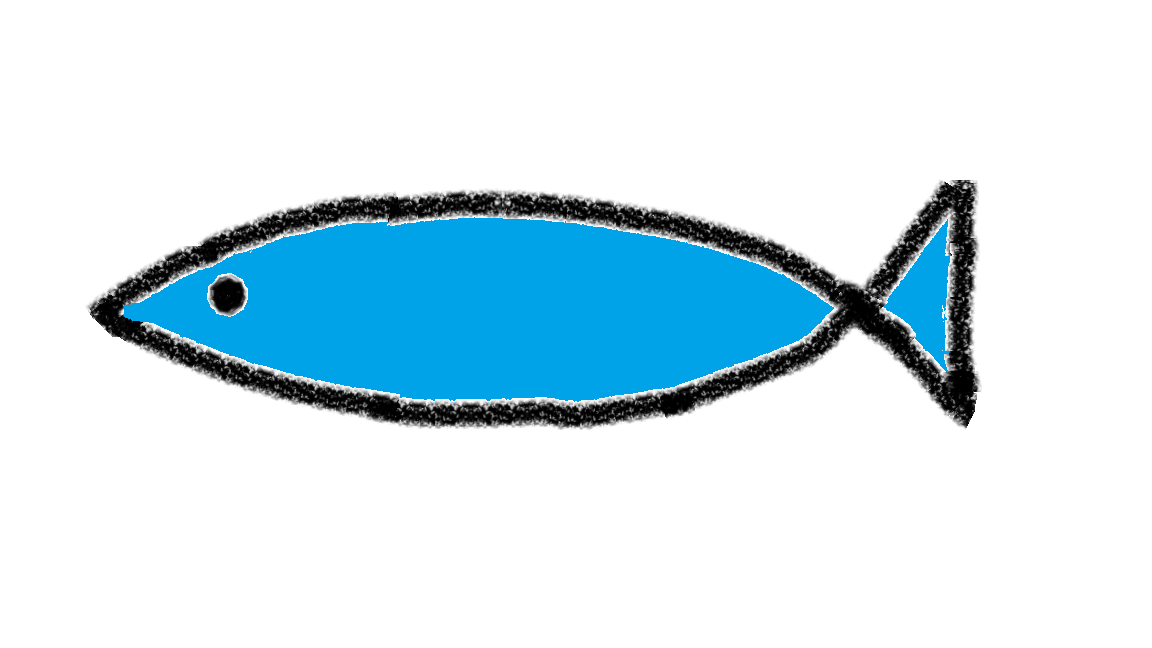
#> input picture 2022.09.15 (numpy, PIL)/img/고등어.png, 1152 x 648 px, found by its file name; the run also reads 1 picture not shown here
$ jupyter execute --allow-errors '01 jpg_png 처리_중요.ipynb'
#> lines starting #> are read from the running program, lines starting #| are printed output that depends on the picture
##### 이미지자료
- 프로그램은 확장자 (.뒤에글자)로서 연결할 프로그램을 찾음
- 하지만 프로그램의 성격은 저장시에 헤더값(soi)으로 같이 저장됨으로 프로그램실행시에 이 헤더값(soi)을 확인해서 그 헤더값에 따라 파일의 종류를 알게됨.  즉 엑셀자료 .xlsx를 확장자만 .jpg로 변경하면 실행프로그램은 그림판이 실행되지만
- 프로그램을 열면서 헤더를 보면 엑셀자료이기때문에 그림판에서 '손상된 자료로' 나옴
- 인공지능에서 처리되는 이미지는 일반적으로 jpg임. jpg의 헤더가 일치하는 자료의 모음이 필요함

[cell 1]
from PIL import Image
import numpy as np
import matplotlib.pyplot as plt
#> (the rest of this cell did not finish here and is left out)

[cell 2]
from PIL import Image
import numpy as np
#> (the rest of this cell did not finish here and is left out)

[cell 3]
from PIL import Image
import numpy as np
img=Image.open('고등어.png')  # 4채널이지만 투명배경을 지원하지 않는 자료
#> img is the input picture: PIL image 1152x648 RGBA; mean R, G, B, A 208.6, 229.2, 238.1, 255
img=img.resize((8,8))
print(np.shape(img))
#| (8, 8, 4)
np.array(img)

[cell 4]
from PIL import Image
import numpy as np
img=Image.open('고등어.jpg')  # 4채널이지만 투명배경을 지원하지 않는 자료
img=img.resize((8,8))
print(np.shape(img))
#| (8, 8, 4)
np.array(img)

[cell 5]
#### npy와 같은 배열자료로 갖고 다닐수 있음.
### 성격과 배열갯수가 같아야함.

imgs=[]
#> (the rest of this cell did not finish here and is left out)

[cell 6]
imgs

#> (a cell that did not finish here is left out)

#> (a cell that did not finish here is left out)

[cell 9]
type(imgs)

#> (a cell that did not finish here is left out)

#> (a cell that did not finish here is left out)

#> (a cell that did not finish here is left out)

[cell 13]
from glob import glob
fileList=glob('./img/*.jpg')
#> fileList = ['./img/namecard1.jpg', './img/namecard2.jpg', './img/poker.jpg', './img/고등어.jpg']
fileList=glob('*.jpg')
fileList

[cell 14]
from glob import glob
fileList=glob('./img/*.jpg')
for x  in fileList:
    img=Image.open(x).resize((100,100))
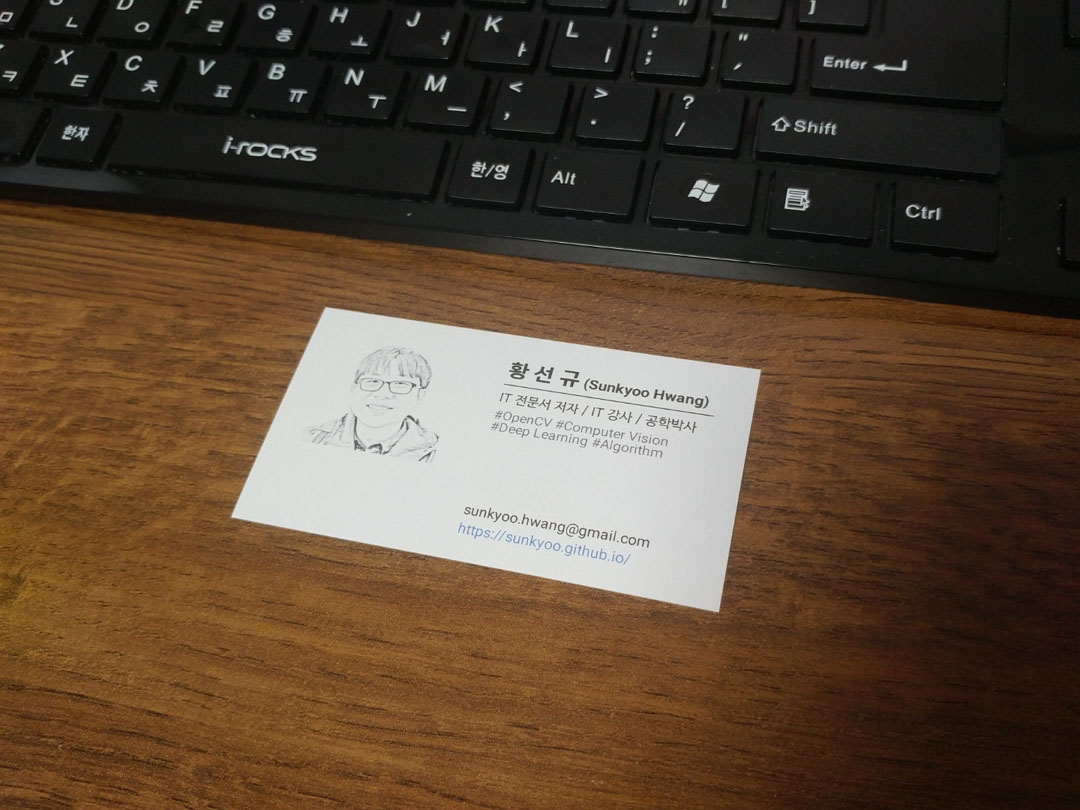
#> input picture 2022.09.15 (numpy, PIL)/img/namecard1.jpg, 1080 x 810 px
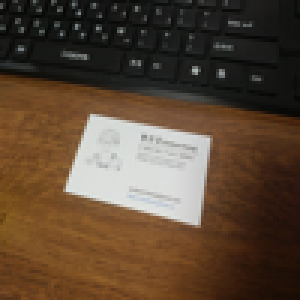
#> img: PIL image 100x100 RGB (shown 3 times larger); mean R, G, B 90.7, 71.1, 53.2
    if np.shape(img)[2]!=3:
        print(x)
#> pass 2 of the loop `for x  in fileList:`:
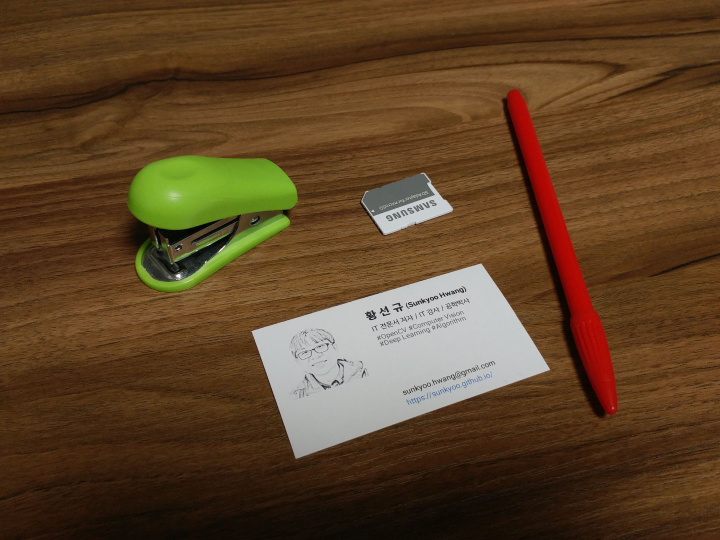
#> input picture 2022.09.15 (numpy, PIL)/img/namecard2.jpg, 1440 x 1080 px (shown at 1/2 size)
#> `img=Image.open(x).resize((100,100))`:
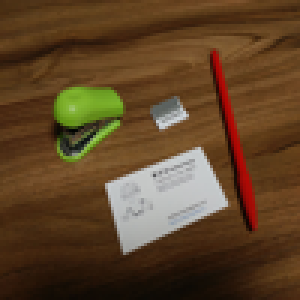
#> img: PIL image 100x100 RGB (shown 3 times larger); mean R, G, B 94, 67.6, 39.6
#> pass 3 of the loop `for x  in fileList:`:
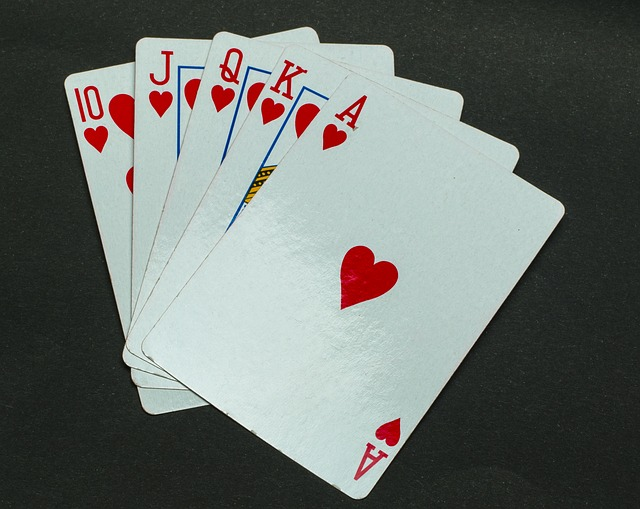
#> input picture 2022.09.15 (numpy, PIL)/img/poker.jpg, 640 x 509 px
#> `img=Image.open(x).resize((100,100))`:
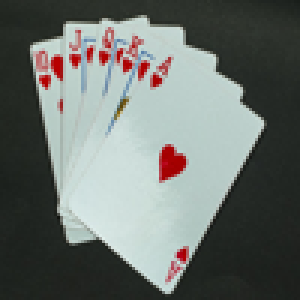
#> img: PIL image 100x100 RGB (shown 3 times larger); mean R, G, B 107.4, 113, 108.8
#> the loop made 4 passes; the first 3 are shown

[cell 15]
from glob import glob
import imghdr
fileList=glob('./img/*.jpg')
for x  in fileList:
    img=Image.open(x).resize((100,100))
    print(np.shape(img),imghdr.what(x))
#| (100, 100, 3) jpeg
#> pass 2 of the loop `for x  in fileList:`:
#| (100, 100, 3) jpeg
#> pass 3 of the loop `for x  in fileList:`:
#| (100, 100, 3) jpeg
#> the loop made 4 passes; the first 3 are shown

#> (a cell that did not finish here is left out)

[cell 17]
# # jpg시그니처
with open('./img/namecard1.jpg','rb') as f:
  data=f.read(16)
data.hex()
#> Out = 'ffd8ffe1136a4578696600004d4d002a'
